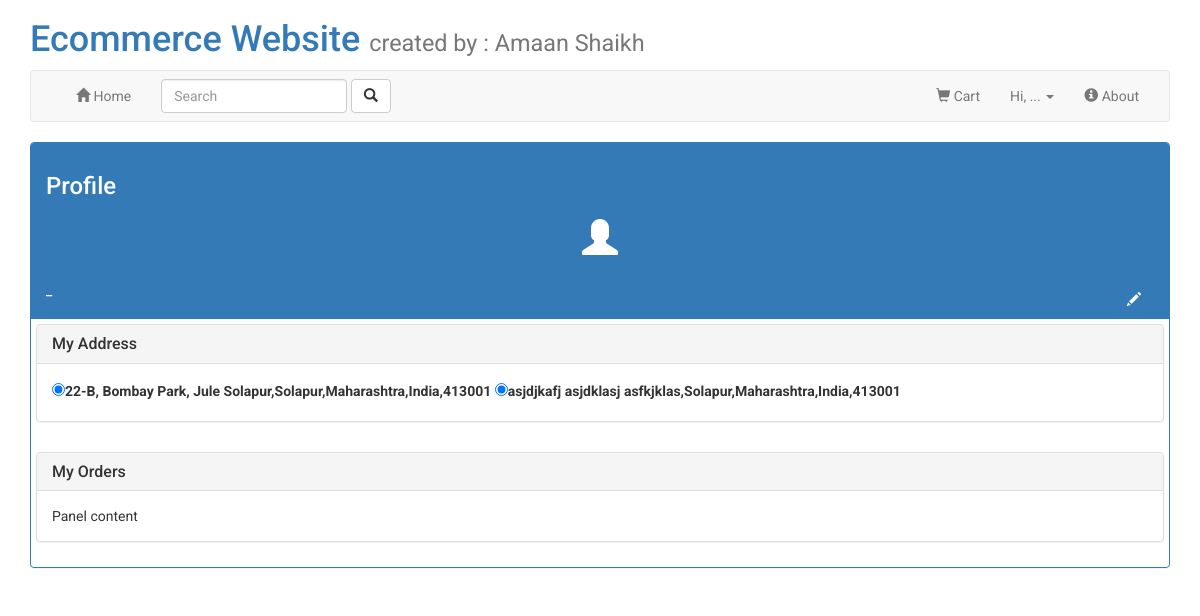
/accounts/profile/ (signed in), run on the app's committed database.
### account/models.py (models this page shows)
class Address(models.Model):
    customer_id = models.IntegerField(blank=False,null=False)
    street_address = models.CharField(max_length=125)
    city = models.CharField(max_length = 30)
    state = models.CharField(max_length = 30)
    country = models.CharField(max_length = 30)
    postcode = models.CharField(max_length=10)
    default_add = models.BooleanField(default=True)

### account/views.py (the view)
# urls.py: path("profile/",views.profile,name="profile"),
def profile(request):
    data = request.user
    address = Address.objects.all()
    return render(request,"accounts/profile.html",{"data" : data,"address":address})

### templates/accounts/profile.html (shortened to what this page needs)
{% extends "navbar.html" %}
{% block profile%}
<div class="panel panel-primary">
    <div class="panel-heading">
<h3>Profile</h3>
<center>
    <h1><span class="glyphicon glyphicon-user"></span></h1>
</center>
<div style="float:right;">
    <a href="../edit_profile/" class="btn"><span class="glyphicon glyphicon-pencil" style="color: white;"></span></a>
</div>
<h5>_</h5>
</div>
<div style="padding: 5px 5px 5px 5px;">
<div class="panel panel-default" >
    <div class="panel-heading">
      <h3 class="panel-title">My Address</h3>
    </div>
    <div class="panel-body">
      {% for i in address %}
          {% if i.default_add %}
          <input type="radio" value ="address" checked><label>{{i.street_address}},{{i.city}},{{i.state}},{{i.country}},{{i.postcode}}</label>
          {% else %}
          <input type="radio" value ="address" ><label>{{i.street_address}},{{i.city}},{{i.state}},{{i.country}},{{i.postcode}}</label>
          {% endif %}
      {% endfor %}
    </div>
  </div>
</div>
<div style="padding: 5px 5px 5px 5px;">
    <div class="panel panel-default" >
        <div class="panel-heading">
          <h3 class="panel-title">My Orders</h3>
        </div>
        <div class="panel-body">
          Panel content
        </div>
    </div>
</div>
</div>
{% endblock %}

### templates/header.html (style rules this page uses)
body { font-family: 'Roboto', sans-serif; }

### data on the page
Address: street_address "22-B, Bombay Park, Jule Solapur", city "Solapur", state "Maharashtra", country "India", postcode "413001"
Address: street_address "asjdjkafj asjdklasj asfkjklas", city "Solapur", state "Maharashtra", country "India", postcode "413001"
